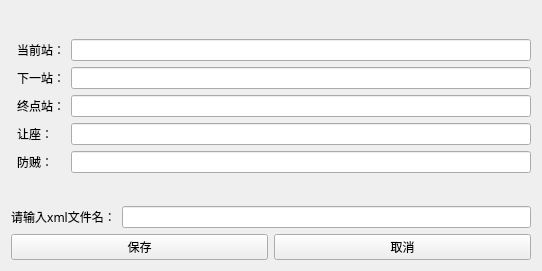
<?xml version="1.0" encoding="UTF-8"?>
<ui version="4.0">
 <class>MyWidget</class>
 <widget class="QWidget" name="MyWidget">
  <property name="geometry">
   <rect>
    <x>0</x>
    <y>0</y>
    <width>542</width>
    <height>271</height>
   </rect>
  </property>
  <property name="windowTitle">
   <string>MyWidget</string>
  </property>
  <layout class="QVBoxLayout" name="verticalLayout_2">
   <item>
    <layout class="QFormLayout" name="formLayout">
     <property name="fieldGrowthPolicy">
      <enum>QFormLayout::AllNonFixedFieldsGrow</enum>
     </property>
     <property name="formAlignment">
      <set>Qt::AlignCenter</set>
     </property>
     <property name="leftMargin">
      <number>6</number>
     </property>
     <property name="topMargin">
      <number>0</number>
     </property>
     <item row="0" column="0">
      <widget class="QLabel" name="Label">
       <property name="text">
        <string>当前站：</string>
       </property>
      </widget>
     </item>
     <item row="0" column="1">
      <widget class="QLineEdit" name="LineEdit"/>
     </item>
     <item row="2" column="0">
      <widget class="QLabel" name="Label_2">
       <property name="text">
        <string>下一站：</string>
       </property>
      </widget>
     </item>
     <item row="2" column="1">
      <widget class="QLineEdit" name="LineEdit_2"/>
     </item>
     <item row="3" column="0">
      <widget class="QLabel" name="Label_3">
       <property name="text">
        <string>终点站：</string>
       </property>
      </widget>
     </item>
     <item row="3" column="1">
      <widget class="QLineEdit" name="LineEdit_3"/>
     </item>
     <item row="4" column="0">
      <widget class="QLabel" name="Label_4">
       <property name="text">
        <string>让座：</string>
       </property>
      </widget>
     </item>
     <item row="4" column="1">
      <widget class="QLineEdit" name="LineEdit_4"/>
     </item>
     <item row="5" column="0">
      <widget class="QLabel" name="Label_5">
       <property name="text">
        <string>防贼：</string>
       </property>
      </widget>
     </item>
     <item row="5" column="1">
      <widget class="QLineEdit" name="LineEdit_5"/>
     </item>
    </layout>
   </item>
   <item>
    <layout class="QVBoxLayout" name="verticalLayout">
     <item>
      <layout class="QHBoxLayout" name="horizontalLayout_2">
       <item>
        <widget class="QLabel" name="label">
         <property name="enabled">
          <bool>true</bool>
         </property>
         <property name="font">
          <font>
           <family>Algerian</family>
          </font>
         </property>
         <property name="layoutDirection">
          <enum>Qt::LeftToRight</enum>
         </property>
         <property name="inputMethodHints">
          <set>Qt::ImhNone</set>
         </property>
         <property name="text">
          <string>请输入xml文件名：</string>
         </property>
         <property name="alignment">
          <set>Qt::AlignCenter</set>
         </property>
         <property name="wordWrap">
          <bool>false</bool>
         </property>
         <property name="openExternalLinks">
          <bool>false</bool>
         </property>
        </widget>
       </item>
       <item>
        <widget class="QLineEdit" name="lineEdit"/>
       </item>
      </layout>
     </item>
     <item>
      <layout class="QHBoxLayout" name="horizontalLayout">
       <item>
        <widget class="QPushButton" name="pushButton_2">
         <property name="text">
          <string>保存</string>
         </property>
        </widget>
       </item>
       <item>
        <widget class="QPushButton" name="pushButton">
         <property name="text">
          <string>取消</string>
         </property>
        </widget>
       </item>
      </layout>
     </item>
    </layout>
   </item>
  </layout>
 </widget>
 <layoutdefault spacing="6" margin="11"/>
 <resources/>
 <connections/>
</ui>
